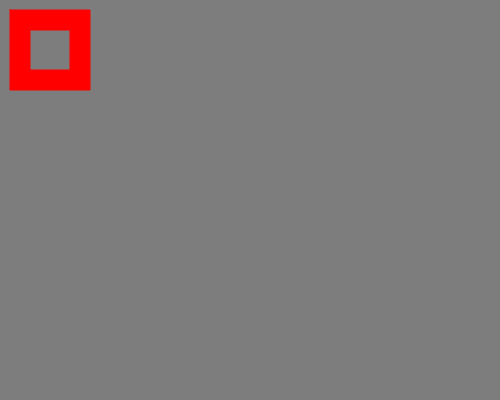
Frame 1 (no input)
Frame 60 (no input): identical to frame 1, image omitted
Frame 120 (the mouse pressed at the canvas centre since frame 60): identical to frame 1, image omitted

The p5.js sketch that drew this single still picture (run headless with seeded random() and noise() and a simulated clock; from frame 60 on, the mouse is pressed at the canvas centre):

// p5.js sketch
// ── sketch.js
let w = 500;
let h = 600;

function setup() {
  createCanvas(500,400);
}

function draw(){
  background (125);
  fill("red");
  translate(50, 50);
stroke(300, 0, 0);
beginShape();
// Exterior part of shape, clockwise winding
vertex(-40, -40);
vertex(40, -40);
vertex(40, 40);
vertex(-40, 40);
// Interior part of shape, counter-clockwise winding
beginContour();
vertex(-20, -20);
vertex(-20, 20);
vertex(20, 20);
vertex(20, -20);
endContour();
endShape(CLOSE);
}
